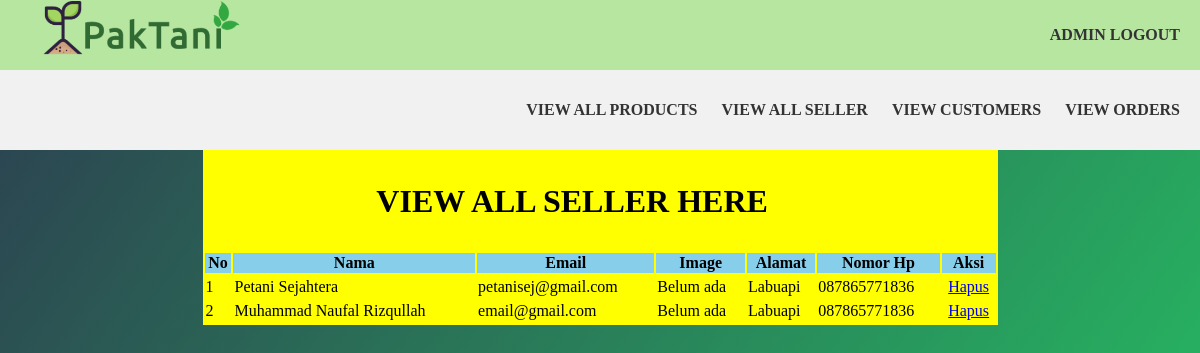
/VIEW/USER/ADMIN/view_seller.php (signed in), run on an earlier commit of the app's database.
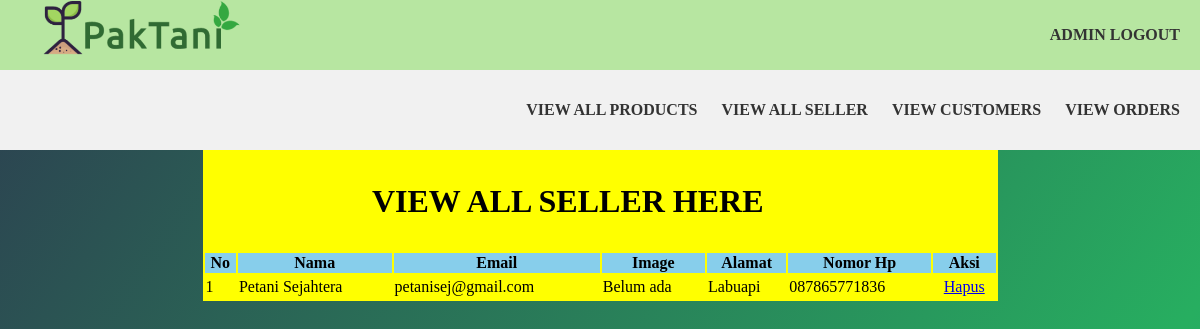
And on a later commit of the database.
### tables this page shows
CREATE TABLE `petani` (
  `id_petani` int(11) NOT NULL,
  `nama` varchar(255) NOT NULL,
  `password` varchar(255) NOT NULL,
  `alamat` varchar(255) NOT NULL,
  `no_hp` varchar(255) NOT NULL,
  `email` varchar(255) NOT NULL,
  `gambar` varchar(255) NOT NULL,
  `id_admin` int(11) NOT NULL
);

### CONTROLLER/action_admin.php (called while the page is built, shortened)
<?php
$conn = mysqli_connect("localhost", "root", "", "petanidb");
function thisquery($query)
{
    global $conn;
    $result = mysqli_query($conn, $query);
    $rows  = [];
    while ($row = mysqli_fetch_assoc($result)) {
        $rows[] = $row;
    }
    return $rows;
}

### VIEW/USER/ADMIN/view_seller.php (the view, shortened to what this page needs)
<?php
include '../../../CONTROLLER/action_admin.php';
$data = thisquery("SELECT * FROM petani");
?>
<!DOCTYPE html>
<html>
<head>
  <link rel="stylesheet" href="../../CSS/main.css">
  <link rel="stylesheet" href="https://use.fontawesome.com/releases/v5.8.2/css/all.css">
</head>
<body>
  <div class="subnavbar">
    <div class="logo">
    </div>
    <div class="menu">
      <a href="logout.php">Admin Logout</a>
    </div>
  </div>
  <div class="navbar">
    <div class="menu">
      <a href="view_product.php">View All Products</a>
      <a href="view_seller.php">View All Seller</a>
      <a href="view_customers.php">View Customers</a>
      <a href="view_orders.php">View Orders</a>
    </div>
  </div>
  <table width="795" align="center" bgcolor="yellow">
    <tr align="center">
      <td colspan="6">
        <h2>View All Seller Here</h2>
      </td>
    </tr>
    <tr align="center" bgcolor="skyblue">
      <th>No</th>
      <th>Nama</th>
      <th>Email</th>
      <th>Image</th>
      <th>Alamat</th>
      <th>Nomor Hp</th>
      <th>Aksi</th>
    </tr>
      <?php $i = 1; ?>
      <?php foreach ($data as $dt) : ?>
      <td><?php echo $i ?></td>
      <td><?php echo $dt["nama"] ?></td>
      <td><?php echo $dt["email"] ?></td>
      <td>Belum ada</td>
      <td><?php echo $dt["alamat"] ?></td>
      <td><?php echo $dt["no_hp"] ?></td>
      <td>
        <center>
          <a href="../../../CONTROLLER/admin_hapuspetani.php?id=<?php echo $dt["id_petani"] ?>" onclick="return confirm('Apakah Yakin Akan Menghapus Data ini?')">Hapus</a>
        </center>
      </td>
        <?php $i++; ?>
      <?php endforeach; ?>
  </table>
</body>
</html>

### VIEW/CSS/main.css (style rules this page uses)
body { margin: 0; padding: 0; font-family: "montserrat"; background-image: linear-gradient(125deg, #2c3e50, #27ae60, #2980b9, #e74c3c, #8e44ad); background-size: 400% 400%; animation: bganimation 15s infinite; }
h2 { color: BLACK; text-align: center; font-family: "montserrat"; text-transform: uppercase; margin: 30px 0; font-size: 32px; }
.subnavbar { position: relative; height: 70px; overflow: hidden; top: 0; display: flex; align-items: center; background: #b7e6a1; width: 100%; }
.navbar { position: relative; height: 80px; overflow: hidden; top: 0; display: flex; align-items: center; background: #f1f1f1; width: 100%; }
.logo { background: url(../IMAGE/logo.png) no-repeat 50% 50%; background-size: contain; width: 220px; height: 200px; float: left; margin-left: 20px; }
.menu { position: absolute; right: 20px; }
.menu a { color: #333; text-decoration: none; font-weight: 700; margin-left: 20px; transition: color 0.3s; text-transform: uppercase; }

What changed in the data, as far as the page shows it:
removed petani: nama "Muhammad Naufal Rizqullah", email "email@gmail.com", alamat "Labuapi", no_hp "087865771836"
